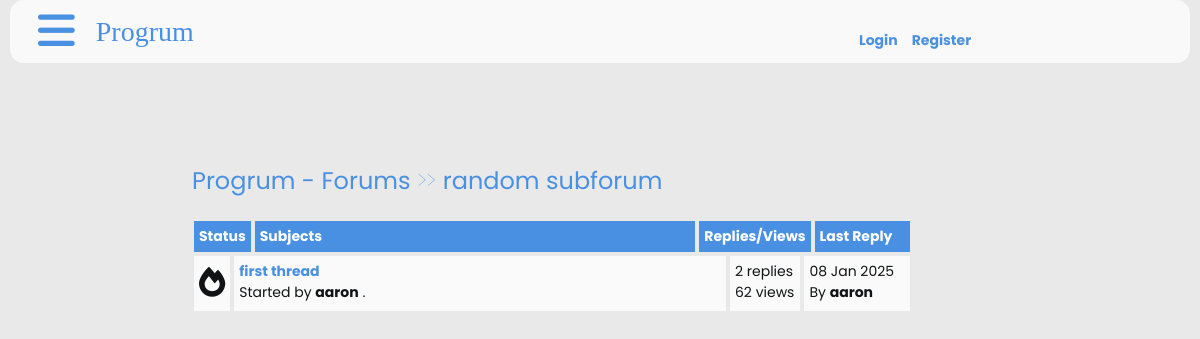
The page /threads/ on the database its author committed.
### thread/models.py (models this page shows, shortened)
class Thread(models.Model):
    forum = models.ForeignKey(
        Forum, related_name='threads', on_delete=models.PROTECT)
    title = models.CharField(max_length=100)
    created_by = models.ForeignKey(User, on_delete=models.CASCADE)
    body = models.TextField()
    slug = models.SlugField(unique=True)
    created_at = models.DateTimeField(auto_now_add=True)
    updated_at = models.DateTimeField(auto_now=True)
    views = models.PositiveIntegerField(default=0)

### post/models.py (models this page shows, shortened)
class Post(models.Model):
    thread = models.ForeignKey(Thread, related_name='posts', on_delete=models.CASCADE)
    author = models.ForeignKey(User, on_delete=models.CASCADE)
    body = models.TextField()
    slug = models.SlugField()
    created_at = models.DateTimeField(auto_now_add=True)
    updated_at = models.DateTimeField(auto_now=True)

### thread/views.py (the view)
# urls.py: path("", views.threads_list, name="threads_list"),
def threads_list(request):
    threads = Thread.objects.annotate(
        post_count=Count('posts')).order_by('-created_at')
    forums = Forum.objects.all()
    latest_posts = {}
    for forum in forums:
        latest_post = Post.objects.filter(
            thread__forum=forum).order_by('-created_at').first()
        latest_posts[forum.id] = latest_post
    return render(request, 'threads/threads_list.html', {'threads': threads, 'latest_posts': latest_posts})

### thread/templatetags/dict_extras.py (called while the page is built)
@register.filter
def dict_get(d, key):
    return d.get(key, None)

### thread/templates/threads/threads_list.html (shortened to what this page needs)
{% extends '_base.html' %}
{% block content %}
  {% load dict_extras %}
  <div class="container">
    <div class="navigate">
      <span><a href="{% url 'index' %}">Progrum - Forums</a> >> <a href="">random subforum</a></span>
    </div>
    <div class="posts-table">
      <div class="table-head">
        <div class="status">Status</div>
        <div class="subjects">Subjects</div>
        <div class="replies">Replies/Views</div>
        <div class="last-reply">Last Reply</div>
      </div>
      {% for thread in threads %}
        <div class="table-row">
          <div class="status">
            <i class="fa fa-fire"></i>
          </div>
          <div class="subjects">
            <a href="{% url 'thread_page' slug=thread.slug %}">{{ thread.title }}</a>
            <br />
            <span>Started by <b>{{ thread.created_by }}</b> .</span>
          </div>
          <div class="replies">
            {{ thread.post_count }} replies <br /> {{ thread.views }} views
          </div>
          <div class="last-reply">
            {% with latest_post=latest_posts|dict_get:thread.forum.id %}
              {% if latest_post %}
                {{ latest_post.created_at|date:'d M Y' }} <br /> By <b>{{ latest_post.author }}</b>
              {% else %}
                <p>No posts yet.</p>
              {% endif %}
            {% endwith %}
          </div>
        </div>
      {% endfor %}
    </div>
  </div>
{% endblock %}

### static/css/style.css (style rules this page uses)
* { box-sizing: border-box; }
html { font-size: 14px; font-family: "Poppins", sans-serif; background-color: rgb(233, 233, 233); color: #111314; }
a { color: #4a90e2; font-weight: bolder; text-decoration: none; }
.container { margin: 20px; padding: 20px; }
.table-head { display: flex; }
.table-head div { padding: 5px; margin: 2px; background-color: #4a90e2; font-weight: bold; color: #ffffff; }
.table-head .status { flex: 5%; }
.table-head .subjects { flex: 70%; }
.table-head .replies { flex: 10%; }
.table-head .last-reply { flex: 15%; }
.table-row { display: flex; }
.table-row .status, .table-row .subjects, .table-row .replies, .table-row .last-reply { padding: 5px; margin: 2px; background-color: #fafafa; }
.table-row .status { flex: 5%; font-size: 30px; text-align: center; }
.table-row .subjects { flex: 70%; }
.table-row .replies { flex: 10%; }
.table-row .last-reply { flex: 15%; }
.navigate { margin-block: 20px; font-weight: lighter; font-size: 24px; color: #4a90e2; }
.navigate a { color: #4a90e2; }

### rows shown on the page
Thread: title "first thread", created_by "aaron", post_count "2", views "62"
Post: created_at "08 Jan 2025", author "aaron"
